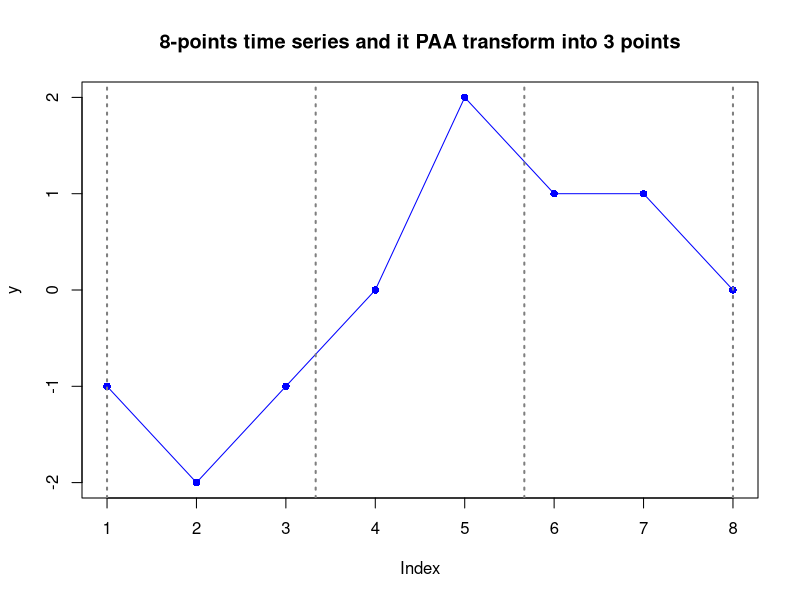

This chart was generated by the following R code: (Note: this script raises an error after producing the figure.)
y = c(-1, -2, -1, 0, 2, 1, 1, 0)
plot(y, type="l", col="blue",
     main="8-points time series and it PAA transform into 3 points")

points(y, pch=16, lwd=5, col="blue")

abline(v=c(1,1+7/3,1+7/3*2,8), lty=3, lwd=2, col="gray50")

y_paa3 = paa(y, 3)

segments(1,y_paa3[1],1+7/3,y_paa3[1],lwd=1,col="red")
points(x=1+7/3/2,y=y_paa3[1],col="red",pch=23,lwd=5)

segments(1+7/3,y_paa3[2],1+7/3*2,y_paa3[2],lwd=1,col="red")
points(x=1+7/3+7/3/2,y=y_paa3[2],col="red",pch=23,lwd=5)

segments(1+7/3*2,y_paa3[3],8,y_paa3[3],lwd=1,col="red")
points(x=1+7/3*2+7/3/2,y=y_paa3[3],col="red",pch=23,lwd=5)

y_paa3
ts2string(y_paa3,3)
